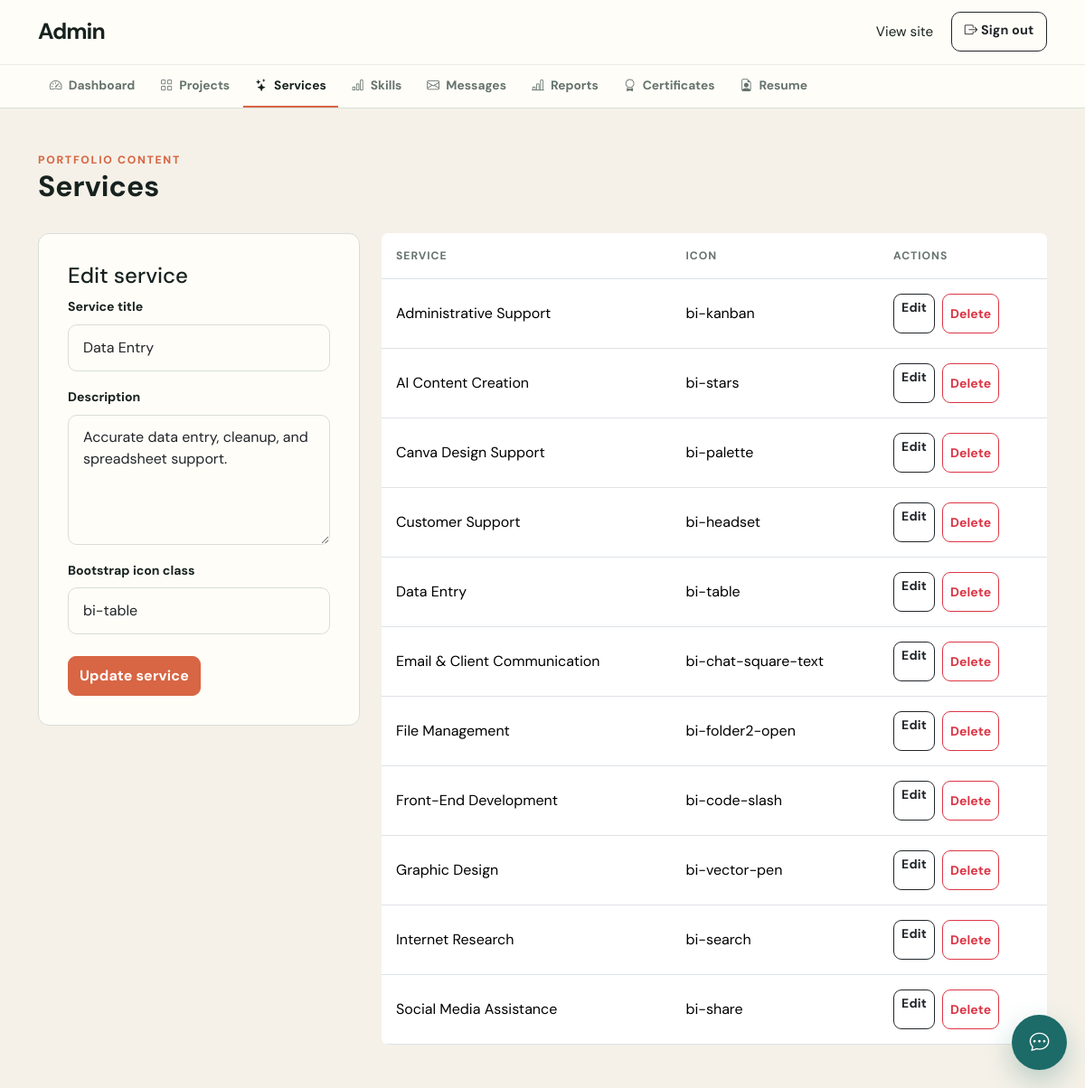
Screenshot of /admin/services.php?edit=2 (signed in) with the database file from the repository.
### tables this page shows
CREATE TABLE IF NOT EXISTS services (id INT UNSIGNED AUTO_INCREMENT PRIMARY KEY, title VARCHAR(150) NOT NULL, description TEXT NOT NULL, icon VARCHAR(80) NOT NULL DEFAULT 'bi-stars', created_at TIMESTAMP DEFAULT CURRENT_TIMESTAMP);

### includes/functions.php (called while the page is built, shortened)
<?php
function e($value): string
{
    return htmlspecialchars((string) $value, ENT_QUOTES, 'UTF-8');
}

### admin/services.php (the view, shortened to what this page needs)
<?php
require_once __DIR__ . '/../config/database.php';
require_once __DIR__ . '/../includes/functions.php';
$editService = null;
if (isset($_GET['edit'])) {
    $statement = $pdo->prepare('SELECT * FROM services WHERE id = ?');
    $statement->execute([(int) $_GET['edit']]);
    $editService = $statement->fetch();
}
$services = $pdo->query(
    'SELECT MIN(id) AS id, title, description, icon '
    . 'FROM services GROUP BY title, description, icon '
    . 'ORDER BY title'
)->fetchAll();
require __DIR__ . '/includes/header.php';
?>
<div class="admin-page-header mb-4">
    <div>
        <div class="section-kicker">Portfolio content</div>
        <h1 class="h2 fw-bold">Services</h1>
    </div>
</div>
<div class="row g-4">
    <div class="col-lg-4">
        <section class="soft-panel">
            <h2 class="h4">
                <?= $editService ? 'Edit' : 'Add' ?> service
            </h2>
            <form method="post">
                <div class="mb-3">
                    <label class="form-label" for="title">Service title</label>
                    <input
                        class="form-control"
                        id="title"
                        name="title"
                        value="<?= e($editService['title'] ?? '') ?>"
                        required
                    >
                </div>
                <div class="mb-3">
                    <label class="form-label" for="description">Description</label>
                    <textarea
                        class="form-control"
                        id="description"
                        name="description"
                        rows="4"
                        required
                    ><?= e($editService['description'] ?? '') ?></textarea>
                </div>
                <div class="mb-4">
                    <label class="form-label" for="icon">Bootstrap icon class</label>
                    <input
                        class="form-control"
                        id="icon"
                        name="icon"
                        placeholder="bi-stars"
                        value="<?= e($editService['icon'] ?? 'bi-stars') ?>"
                        required
                    >
                </div>
                <button class="btn btn-primary" type="submit">
                    <?= $editService ? 'Update' : 'Add' ?> service
                </button>
            </form>
        </section>
    </div>
    <div class="col-lg-8">
        <div class="table-responsive bg-white rounded-3">
            <table class="table admin-table">
                <thead>
                    <tr>
                        <th scope="col">Service</th>
                        <th scope="col">Icon</th>
                        <th scope="col">Actions</th>
                    </tr>
                </thead>
                <tbody>
                    <?php foreach ($services as $service): ?>
                        <tr>
                            <td><?= e($service['title']) ?></td>
                            <td><?= e($service['icon']) ?></td>
                            <td>
                                <div class="d-flex flex-wrap gap-2">
                                    <a
                                        href="?edit=<?= (int) $service['id'] ?>"
                                        class="btn btn-sm btn-outline-dark"
                                    >
                                        Edit
                                    </a>
                                    <form method="post">
                                        <button
                                            class="btn btn-sm btn-outline-danger"
                                            name="delete"
                                            type="submit"
                                            data-confirm="Delete this service?"
                                        >
                                            Delete
                                        </button>
                                    </form>
                                </div>
                            </td>
                        </tr>
                    <?php endforeach; ?>
                </tbody>
            </table>
        </div>
    </div>
</div>
<?php require __DIR__ . '/includes/footer.php'; ?>

### assets/css/style.css (style rules this page uses)
:root { --ink: #17221f; --muted: #66736d; --cream: #f5f1e8; --paper: #fffdf8; --accent: #d86543; --accent-dark: #b94f32; --teal: #1c6b68; --teal-soft: #e5f0ec; --line: #d9ded7; --shadow: 0 14px 34px rgba(23, 34, 31, .07); --shadow-soft: 0 4px 18px rgba(23, 34, 31, .035); --radius: 12px; }
* { box-sizing: border-box; }
html { scroll-behavior: smooth; }
body { margin: 0; color: var(--ink); background: var(--cream); font-family: 'DM Sans', ui-sans-serif, system-ui, sans-serif; line-height: 1.55; overflow-x: hidden; }
a { color: inherit; }
.nav-link, .btn, .social-links a, .service-card, .project-card, .skill-card { transition: color .2s ease, background-color .2s ease, border-color .2s ease, transform .2s ease, box-shadow .2s ease; }
.btn { min-height: 44px; border-radius: 9px; font-weight: 700; letter-spacing: .01em; }
.btn-primary { background: var(--accent); border-color: var(--accent); }
.eyebrow, .section-kicker { color: var(--teal); font-size: .76rem; font-weight: 800; letter-spacing: .14em; text-transform: uppercase; }
.section-kicker { color: var(--accent); }
section { padding: 4.5rem 0; }
.soft-panel, .service-card, .project-card, .timeline-card, .certificate-card, .skill-card { background: var(--paper); border: 1px solid var(--line); border-radius: var(--radius); box-shadow: var(--shadow-soft); }
.soft-panel { box-shadow: none; }
h1, h2, h3, h4, h5, h6, .section-title, .display-title, .resume-name { font-family: 'DM Sans', ui-sans-serif, system-ui, sans-serif; }
.soft-panel { padding: 2rem; }
.form-control, .form-select { min-height: 48px; padding: .8rem 1rem; border: 1px solid var(--line); border-radius: 10px; background: var(--paper); transition: border-color .2s ease, box-shadow .2s ease, background-color .2s ease; }
textarea.form-control { min-height: 9rem; resize: vertical; }
.form-label { color: var(--ink); font-size: .88rem; font-weight: 700; }
.form-control::placeholder { color: #99a39e; }
.admin-page-header { display: flex; align-items: end; justify-content: space-between; gap: 1.5rem; }
.admin-page-header { display: flex; align-items: flex-end; justify-content: space-between; gap: 2rem; }
.admin-table { min-width: 640px; margin-bottom: 0; }
.admin-table th { color: var(--muted); font-size: .76rem; letter-spacing: .08em; text-transform: uppercase; }
.admin-table td, .admin-table th { padding: 1rem; vertical-align: middle; }
.admin-table tbody tr { transition: background-color .2s ease; }

### rows the page displays
services: title "Data Entry", description "Accurate data entry, cleanup, and spreadsheet support.", icon "bi-table"

### other values shown
$navigationItem['label'] "Dashboard"
$navigationItem['label'] "Projects"
$navigationItem['label'] "Services"
$navigationItem['label'] "Skills"
$navigationItem['label'] "Messages"
$navigationItem['label'] "Reports"
$navigationItem['label'] "Certificates"
$navigationItem['label'] "Resume"
$service['title'] "Administrative Support"
$service['icon'] "bi-kanban"
$service['title'] "AI Content Creation"
$service['icon'] "bi-stars"
$service['title'] "Canva Design Support"
$service['icon'] "bi-palette"
$service['title'] "Customer Support"
